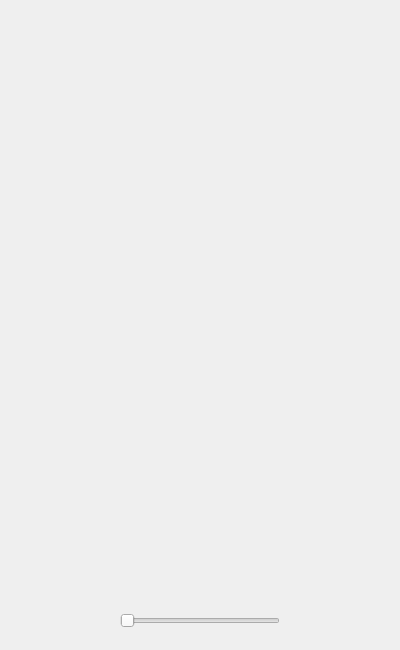
<?xml version="1.0" encoding="UTF-8"?>
<ui version="4.0">
 <class>musclemain</class>
 <widget class="QDialog" name="musclemain">
  <property name="geometry">
   <rect>
    <x>0</x>
    <y>0</y>
    <width>400</width>
    <height>650</height>
   </rect>
  </property>
  <property name="windowTitle">
   <string>Exercise Main Page</string>
  </property>
  <widget class="QPushButton" name="mus_backbutton">
   <property name="geometry">
    <rect>
     <x>770</x>
     <y>60</y>
     <width>101</width>
     <height>41</height>
    </rect>
   </property>
   <property name="sizePolicy">
    <sizepolicy hsizetype="Preferred" vsizetype="Fixed">
     <horstretch>0</horstretch>
     <verstretch>0</verstretch>
    </sizepolicy>
   </property>
   <property name="font">
    <font>
     <family>Georgia</family>
     <pointsize>16</pointsize>
     <weight>75</weight>
     <italic>true</italic>
     <bold>true</bold>
     <underline>true</underline>
    </font>
   </property>
   <property name="text">
    <string>Back</string>
   </property>
  </widget>
  <widget class="QPushButton" name="absbutton">
   <property name="geometry">
    <rect>
     <x>165</x>
     <y>170</y>
     <width>81</width>
     <height>111</height>
    </rect>
   </property>
   <property name="autoFillBackground">
    <bool>false</bool>
   </property>
   <property name="styleSheet">
    <string notr="true">#absbutton
{
background-color: transparent;
background: none;
border: none;
}
#absbutton:pressed
{
border-image:url(:red_clicked.png);
}

</string>
   </property>
   <property name="text">
    <string/>
   </property>
   <property name="shortcut">
    <string/>
   </property>
  </widget>
  <widget class="QLabel" name="body_label">
   <property name="geometry">
    <rect>
     <x>0</x>
     <y>-10</y>
     <width>391</width>
     <height>641</height>
    </rect>
   </property>
   <property name="text">
    <string/>
   </property>
   <property name="pixmap">
    <pixmap resource="fig.qrc">:/musclefront.png</pixmap>
   </property>
   <property name="scaledContents">
    <bool>true</bool>
   </property>
  </widget>
  <widget class="QPushButton" name="armsbutton1">
   <property name="geometry">
    <rect>
     <x>100</x>
     <y>110</y>
     <width>61</width>
     <height>151</height>
    </rect>
   </property>
   <property name="styleSheet">
    <string notr="true">#armsbutton1
{
background-color: transparent;
background: none;
border: none;
}
#armsbutton1:pressed
{
border-image:url(:red_clicked.png);
}</string>
   </property>
   <property name="text">
    <string/>
   </property>
  </widget>
  <widget class="QPushButton" name="armsbutton2">
   <property name="geometry">
    <rect>
     <x>240</x>
     <y>100</y>
     <width>71</width>
     <height>161</height>
    </rect>
   </property>
   <property name="styleSheet">
    <string notr="true">#armsbutton2
{
background-color: transparent;
background: none;
border: none;
}
#armsbutton2:pressed
{
border-image:url(:red_clicked.png);
}</string>
   </property>
   <property name="text">
    <string/>
   </property>
  </widget>
  <widget class="QPushButton" name="legbutton1">
   <property name="geometry">
    <rect>
     <x>140</x>
     <y>260</y>
     <width>61</width>
     <height>301</height>
    </rect>
   </property>
   <property name="styleSheet">
    <string notr="true">#legbutton1
{
background-color: transparent;
background: none;
border: none;
}
#legbutton1:pressed
{
border-image:url(:red_clicked.png);
}</string>
   </property>
   <property name="text">
    <string/>
   </property>
  </widget>
  <widget class="QPushButton" name="legbutton2">
   <property name="geometry">
    <rect>
     <x>215</x>
     <y>262</y>
     <width>71</width>
     <height>301</height>
    </rect>
   </property>
   <property name="styleSheet">
    <string notr="true">#legbutton2
{
background-color: transparent;
background: none;
border: none;
}
#legbutton2:pressed
{
border-image:url(:red_clicked.png);
}</string>
   </property>
   <property name="text">
    <string/>
   </property>
  </widget>
  <widget class="QPushButton" name="hipbutton">
   <property name="geometry">
    <rect>
     <x>150</x>
     <y>280</y>
     <width>121</width>
     <height>71</height>
    </rect>
   </property>
   <property name="styleSheet">
    <string notr="true">#hipbutton
{
background-color: transparent;
background: none;
border: none;
}
#hipbutton:pressed
{
border-image:url(:red_clicked.png);
}</string>
   </property>
   <property name="text">
    <string/>
   </property>
  </widget>
  <widget class="QPushButton" name="backbutton">
   <property name="geometry">
    <rect>
     <x>140</x>
     <y>110</y>
     <width>111</width>
     <height>131</height>
    </rect>
   </property>
   <property name="styleSheet">
    <string notr="true">#backbutton
{
background-color: transparent;
background: none;
border: none;
}
#backbutton:pressed
{
border-image:url(:red_clicked.png);
}</string>
   </property>
   <property name="text">
    <string/>
   </property>
  </widget>
  <widget class="QSlider" name="turnSlider">
   <property name="geometry">
    <rect>
     <x>120</x>
     <y>610</y>
     <width>160</width>
     <height>22</height>
    </rect>
   </property>
   <property name="orientation">
    <enum>Qt::Horizontal</enum>
   </property>
  </widget>
  <widget class="QPushButton" name="chestbutton">
   <property name="geometry">
    <rect>
     <x>140</x>
     <y>140</y>
     <width>121</width>
     <height>51</height>
    </rect>
   </property>
   <property name="styleSheet">
    <string notr="true">#chestbutton
{
background-color: transparent;
background: none;
border: none;
}
#chestbutton:pressed
{
border-image:url(:red_clicked.png);
}</string>
   </property>
   <property name="text">
    <string/>
   </property>
  </widget>
  <widget class="QLabel" name="body_label_2">
   <property name="geometry">
    <rect>
     <x>150</x>
     <y>20</y>
     <width>111</width>
     <height>581</height>
    </rect>
   </property>
   <property name="text">
    <string/>
   </property>
   <property name="pixmap">
    <pixmap resource="fig.qrc">:/muscleside.png</pixmap>
   </property>
   <property name="scaledContents">
    <bool>true</bool>
   </property>
  </widget>
  <widget class="QPushButton" name="sideArmButton">
   <property name="geometry">
    <rect>
     <x>190</x>
     <y>140</y>
     <width>51</width>
     <height>131</height>
    </rect>
   </property>
   <property name="styleSheet">
    <string notr="true">#sideArmButton
{
background-color: transparent;
background: none;
border: none;
}
#sideArmButton:pressed
{
border-image:url(:red_clicked.png);
}</string>
   </property>
   <property name="text">
    <string/>
   </property>
  </widget>
  <widget class="QPushButton" name="sideHipButton">
   <property name="geometry">
    <rect>
     <x>180</x>
     <y>290</y>
     <width>61</width>
     <height>51</height>
    </rect>
   </property>
   <property name="styleSheet">
    <string notr="true">#sideHipButton
{
background-color: transparent;
background: none;
border: none;
}
#sideHipButton:pressed
{
border-image:url(:red_clicked.png);
}</string>
   </property>
   <property name="text">
    <string/>
   </property>
  </widget>
  <widget class="QPushButton" name="sideLegButton">
   <property name="geometry">
    <rect>
     <x>180</x>
     <y>350</y>
     <width>51</width>
     <height>211</height>
    </rect>
   </property>
   <property name="styleSheet">
    <string notr="true">#sideLegButton
{
background-color: transparent;
background: none;
border: none;
}
#sideLegButton:pressed
{
border-image:url(:red_clicked.png);
}</string>
   </property>
   <property name="text">
    <string/>
   </property>
  </widget>
  <zorder>body_label</zorder>
  <zorder>mus_backbutton</zorder>
  <zorder>absbutton</zorder>
  <zorder>armsbutton1</zorder>
  <zorder>armsbutton2</zorder>
  <zorder>legbutton1</zorder>
  <zorder>legbutton2</zorder>
  <zorder>hipbutton</zorder>
  <zorder>backbutton</zorder>
  <zorder>turnSlider</zorder>
  <zorder>chestbutton</zorder>
  <zorder>body_label_2</zorder>
  <zorder>sideArmButton</zorder>
  <zorder>sideHipButton</zorder>
  <zorder>sideLegButton</zorder>
 </widget>
 <resources>
  <include location="fig.qrc"/>
 </resources>
 <connections/>
</ui>
